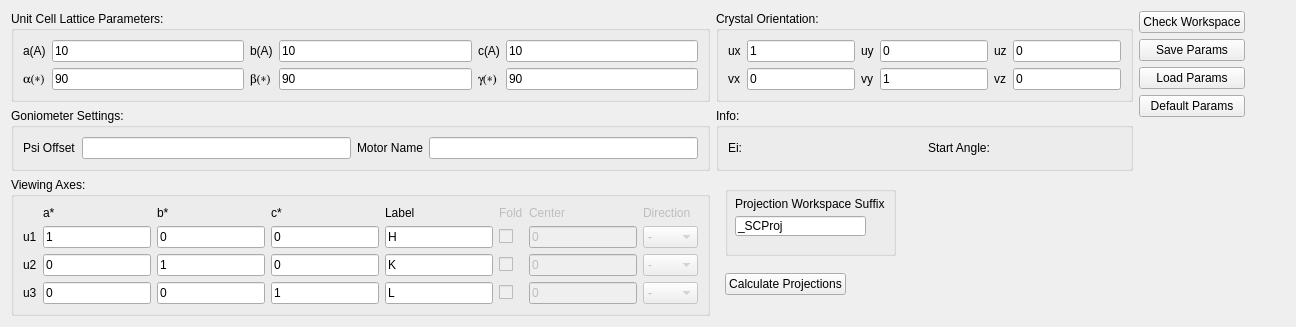
              <widget class="QWidget" name="SingleCrystalTab_3">
               <attribute name="title">
                <string>Single Crystal</string>
               </attribute>
               <layout class="QGridLayout" name="gridLayout_8">
                <item row="0" column="2" rowspan="3">
                 <layout class="QVBoxLayout" name="verticalLayout">
                  <item>
                   <widget class="QPushButton" name="btnSingleCheckWorkspace">
                    <property name="text">
                     <string>Check Workspace</string>
                    </property>
                   </widget>
                  </item>
                  <item>
                   <widget class="QPushButton" name="btnSingleSaveParams">
                    <property name="text">
                     <string>Save Params</string>
                    </property>
                   </widget>
                  </item>
                  <item>
                   <widget class="QPushButton" name="btnSingleLoadParams">
                    <property name="text">
                     <string>Load Params</string>
                    </property>
                   </widget>
                  </item>
                  <item>
                   <widget class="QPushButton" name="btnSingleDefaultParams">
                    <property name="text">
                     <string>Default Params</string>
                    </property>
                   </widget>
                  </item>
                  <item>
                   <spacer name="verticalSpacer_2">
                    <property name="orientation">
                     <enum>Qt::Vertical</enum>
                    </property>
                    <property name="sizeHint" stdset="0">
                     <size>
                      <width>20</width>
                      <height>40</height>
                     </size>
                    </property>
                   </spacer>
                  </item>
                 </layout>
                </item>
                <item row="1" column="3">
                 <spacer name="horizontalSpacer_4">
                  <property name="orientation">
                   <enum>Qt::Horizontal</enum>
                  </property>
                  <property name="sizeHint" stdset="0">
                   <size>
                    <width>40</width>
                    <height>20</height>
                   </size>
                  </property>
                 </spacer>
                </item>
                <item row="2" column="0">
                 <widget class="QGroupBox" name="groupBoxViewingAxes_3">
                  <property name="sizePolicy">
                   <sizepolicy hsizetype="Preferred" vsizetype="Preferred">
                    <horstretch>0</horstretch>
                    <verstretch>0</verstretch>
                   </sizepolicy>
                  </property>
                  <property name="minimumSize">
                   <size>
                    <width>0</width>
                    <height>114</height>
                   </size>
                  </property>
                  <property name="title">
                   <string>Viewing Axes:</string>
                  </property>
                  <layout class="QGridLayout" name="gridLayout_9">
                   <item row="0" column="1">
                    <widget class="QLabel" name="label_218">
                     <property name="text">
                      <string>a*</string>
                     </property>
                    </widget>
                   </item>
                   <item row="0" column="2">
                    <widget class="QLabel" name="label_216">
                     <property name="text">
                      <string>b*</string>
                     </property>
                    </widget>
                   </item>
                   <item row="0" column="3">
                    <widget class="QLabel" name="label_217">
                     <property name="text">
                      <string>c*</string>
                     </property>
                    </widget>
                   </item>
                   <item row="0" column="4">
                    <widget class="QLabel" name="label_219">
                     <property name="text">
                      <string>Label</string>
                     </property>
                    </widget>
                   </item>
                   <item row="0" column="5">
                    <widget class="QLabel" name="label_220">
                     <property name="enabled">
                      <bool>false</bool>
                     </property>
                     <property name="text">
                      <string>Fold</string>
                     </property>
                    </widget>
                   </item>
                   <item row="0" column="6">
                    <widget class="QLabel" name="label_221">
                     <property name="enabled">
                      <bool>false</bool>
                     </property>
                     <property name="text">
                      <string>Center</string>
                     </property>
                    </widget>
                   </item>
                   <item row="0" column="7">
                    <widget class="QLabel" name="label_222">
                     <property name="enabled">
                      <bool>false</bool>
                     </property>
                     <property name="text">
                      <string>Direction</string>
                     </property>
                    </widget>
                   </item>
                   <item row="1" column="0">
                    <widget class="QLabel" name="label_214">
                     <property name="text">
                      <string>u1</string>
                     </property>
                    </widget>
                   </item>
                   <item row="1" column="1">
                    <widget class="QLineEdit" name="lneSingleAU1">
                     <property name="sizePolicy">
                      <sizepolicy hsizetype="Expanding" vsizetype="Preferred">
                       <horstretch>0</horstretch>
                       <verstretch>0</verstretch>
                      </sizepolicy>
                     </property>
                     <property name="text">
                      <string>1</string>
                     </property>
                    </widget>
                   </item>
                   <item row="1" column="2">
                    <widget class="QLineEdit" name="lneSingleBU1">
                     <property name="sizePolicy">
                      <sizepolicy hsizetype="Expanding" vsizetype="Preferred">
                       <horstretch>0</horstretch>
                       <verstretch>0</verstretch>
                      </sizepolicy>
                     </property>
                     <property name="text">
                      <string>0</string>
                     </property>
                    </widget>
                   </item>
                   <item row="1" column="3">
                    <widget class="QLineEdit" name="lneSingleCU1">
                     <property name="sizePolicy">
                      <sizepolicy hsizetype="Expanding" vsizetype="Preferred">
                       <horstretch>0</horstretch>
                       <verstretch>0</verstretch>
                      </sizepolicy>
                     </property>
                     <property name="text">
                      <string>0</string>
                     </property>
                    </widget>
                   </item>
                   <item row="1" column="4">
                    <widget class="QLineEdit" name="lneSingleU1Label">
                     <property name="sizePolicy">
                      <sizepolicy hsizetype="Expanding" vsizetype="Preferred">
                       <horstretch>0</horstretch>
                       <verstretch>0</verstretch>
                      </sizepolicy>
                     </property>
                     <property name="text">
                      <string>H</string>
                     </property>
                    </widget>
                   </item>
                   <item row="1" column="5">
                    <widget class="QCheckBox" name="chkSingleU1Fold">
                     <property name="enabled">
                      <bool>false</bool>
                     </property>
                     <property name="text">
                      <string/>
                     </property>
                     <property name="tristate">
                      <bool>false</bool>
                     </property>
                    </widget>
                   </item>
                   <item row="1" column="6">
                    <widget class="QLineEdit" name="lneSingleU1Center">
                     <property name="enabled">
                      <bool>false</bool>
                     </property>
                     <property name="text">
                      <string>0</string>
                     </property>
                    </widget>
                   </item>
                   <item row="1" column="7">
                    <widget class="QComboBox" name="cmbSingleU1Direction">
                     <property name="enabled">
                      <bool>false</bool>
                     </property>
                     <item>
                      <property name="text">
                       <string>-</string>
                      </property>
                     </item>
                     <item>
                      <property name="text">
                       <string>Auto</string>
                      </property>
                     </item>
                     <item>
                      <property name="text">
                       <string>+</string>
                      </property>
                     </item>
                    </widget>
                   </item>
                   <item row="2" column="0">
                    <widget class="QLabel" name="label_215">
                     <property name="text">
                      <string>u2</string>
                     </property>
                    </widget>
                   </item>
                   <item row="2" column="1">
                    <widget class="QLineEdit" name="lneSingleAU2">
                     <property name="sizePolicy">
                      <sizepolicy hsizetype="Expanding" vsizetype="Preferred">
                       <horstretch>0</horstretch>
                       <verstretch>0</verstretch>
                      </sizepolicy>
                     </property>
                     <property name="text">
                      <string>0</string>
                     </property>
                    </widget>
                   </item>
                   <item row="2" column="2">
                    <widget class="QLineEdit" name="lneSingleBU2">
                     <property name="sizePolicy">
                      <sizepolicy hsizetype="Expanding" vsizetype="Preferred">
                       <horstretch>0</horstretch>
                       <verstretch>0</verstretch>
                      </sizepolicy>
                     </property>
                     <property name="text">
                      <string>1</string>
                     </property>
                    </widget>
                   </item>
                   <item row="2" column="3">
                    <widget class="QLineEdit" name="lneSingleCU2">
                     <property name="sizePolicy">
                      <sizepolicy hsizetype="Expanding" vsizetype="Preferred">
                       <horstretch>0</horstretch>
                       <verstretch>0</verstretch>
                      </sizepolicy>
                     </property>
                     <property name="text">
                      <string>0</string>
                     </property>
                    </widget>
                   </item>
                   <item row="2" column="4">
                    <widget class="QLineEdit" name="lneSingleU2Label">
                     <property name="sizePolicy">
                      <sizepolicy hsizetype="Expanding" vsizetype="Preferred">
                       <horstretch>0</horstretch>
                       <verstretch>0</verstretch>
                      </sizepolicy>
                     </property>
                     <property name="text">
                      <string>K</string>
                     </property>
                    </widget>
                   </item>
                   <item row="2" column="5">
                    <widget class="QCheckBox" name="chkSingleU2Fold">
                     <property name="enabled">
                      <bool>false</bool>
                     </property>
                     <property name="text">
                      <string/>
                     </property>
                    </widget>
                   </item>
                   <item row="2" column="6">
                    <widget class="QLineEdit" name="lneSingleU2Center">
                     <property name="enabled">
                      <bool>false</bool>
                     </property>
                     <property name="text">
                      <string>0</string>
                     </property>
                    </widget>
                   </item>
                   <item row="2" column="7">
                    <widget class="QComboBox" name="cmbSingleU2Direction">
                     <property name="enabled">
                      <bool>false</bool>
                     </property>
                     <item>
                      <property name="text">
                       <string>-</string>
                      </property>
                     </item>
                     <item>
                      <property name="text">
                       <string>Auto</string>
                      </property>
                     </item>
                     <item>
                      <property name="text">
                       <string>+</string>
                      </property>
                     </item>
                    </widget>
                   </item>
                   <item row="3" column="0">
                    <widget class="QLabel" name="label_223">
                     <property name="text">
                      <string>u3</string>
                     </property>
                    </widget>
                   </item>
                   <item row="3" column="1">
                    <widget class="QLineEdit" name="lneSingleAU3">
                     <property name="sizePolicy">
                      <sizepolicy hsizetype="Expanding" vsizetype="Preferred">
                       <horstretch>0</horstretch>
                       <verstretch>0</verstretch>
                      </sizepolicy>
                     </property>
                     <property name="text">
                      <string>0</string>
                     </property>
                    </widget>
                   </item>
                   <item row="3" column="2">
                    <widget class="QLineEdit" name="lneSingleBU3">
                     <property name="sizePolicy">
                      <sizepolicy hsizetype="Expanding" vsizetype="Preferred">
                       <horstretch>0</horstretch>
                       <verstretch>0</verstretch>
                      </sizepolicy>
                     </property>
                     <property name="text">
                      <string>0</string>
                     </property>
                    </widget>
                   </item>
                   <item row="3" column="3">
                    <widget class="QLineEdit" name="lneSingleCU3">
                     <property name="sizePolicy">
                      <sizepolicy hsizetype="Expanding" vsizetype="Preferred">
                       <horstretch>0</horstretch>
                       <verstretch>0</verstretch>
                      </sizepolicy>
                     </property>
                     <property name="text">
                      <string>1</string>
                     </property>
                    </widget>
                   </item>
                   <item row="3" column="4">
                    <widget class="QLineEdit" name="lneSingleU3Label">
                     <property name="sizePolicy">
                      <sizepolicy hsizetype="Expanding" vsizetype="Preferred">
                       <horstretch>0</horstretch>
                       <verstretch>0</verstretch>
                      </sizepolicy>
                     </property>
                     <property name="text">
                      <string>L</string>
                     </property>
                    </widget>
                   </item>
                   <item row="3" column="5">
                    <widget class="QCheckBox" name="chkSingleU3Fold">
                     <property name="enabled">
                      <bool>false</bool>
                     </property>
                     <property name="text">
                      <string/>
                     </property>
                    </widget>
                   </item>
                   <item row="3" column="6">
                    <widget class="QLineEdit" name="lneSingleU3Center">
                     <property name="enabled">
                      <bool>false</bool>
                     </property>
                     <property name="text">
                      <string>0</string>
                     </property>
                    </widget>
                   </item>
                   <item row="3" column="7">
                    <widget class="QComboBox" name="cmbSingleU3Direction">
                     <property name="enabled">
                      <bool>false</bool>
                     </property>
                     <item>
                      <property name="text">
                       <string>-</string>
                      </property>
                     </item>
                     <item>
                      <property name="text">
                       <string>Auto</string>
                      </property>
                     </item>
                     <item>
                      <property name="text">
                       <string>+</string>
                      </property>
                     </item>
                    </widget>
                   </item>
                  </layout>
                 </widget>
                </item>
                <item row="1" column="1">
                 <widget class="QGroupBox" name="groupBox_16">
                  <property name="sizePolicy">
                   <sizepolicy hsizetype="Minimum" vsizetype="MinimumExpanding">
                    <horstretch>0</horstretch>
                    <verstretch>0</verstretch>
                   </sizepolicy>
                  </property>
                  <property name="minimumSize">
                   <size>
                    <width>0</width>
                    <height>0</height>
                   </size>
                  </property>
                  <property name="title">
                   <string>Info:</string>
                  </property>
                  <layout class="QHBoxLayout" name="horizontalLayout_2">
                   <item>
                    <widget class="QLabel" name="lblSingleEi">
                     <property name="text">
                      <string>Ei:</string>
                     </property>
                    </widget>
                   </item>
                   <item>
                    <widget class="QLabel" name="lblSingleStartAngle">
                     <property name="text">
                      <string>Start Angle:</string>
                     </property>
                    </widget>
                   </item>
                  </layout>
                 </widget>
                </item>
                <item row="2" column="1">
                 <widget class="QWidget" name="widget" native="true">
                  <property name="minimumSize">
                   <size>
                    <width>0</width>
                    <height>117</height>
                   </size>
                  </property>
                  <layout class="QGridLayout" name="gridLayout_7">
                   <item row="1" column="1">
                    <spacer name="verticalSpacer_3">
                     <property name="orientation">
                      <enum>Qt::Vertical</enum>
                     </property>
                     <property name="sizeHint" stdset="0">
                      <size>
                       <width>20</width>
                       <height>20</height>
                      </size>
                     </property>
                    </spacer>
                   </item>
                   <item row="1" column="0">
                    <widget class="QPushButton" name="btnSingleCalculateProjections">
                     <property name="text">
                      <string>Calculate Projections</string>
                     </property>
                    </widget>
                   </item>
                   <item row="0" column="0" colspan="2">
                    <widget class="QGroupBox" name="groupBox_14">
                     <property name="minimumSize">
                      <size>
                       <width>171</width>
                       <height>70</height>
                      </size>
                     </property>
                     <property name="title">
                      <string/>
                     </property>
                     <widget class="QLineEdit" name="lneSingleWorkspacePrefix">
                      <property name="geometry">
                       <rect>
                        <x>10</x>
                        <y>30</y>
                        <width>131</width>
                        <height>20</height>
                       </rect>
                      </property>
                      <property name="text">
                       <string>_SCProj</string>
                      </property>
                     </widget>
                     <widget class="QLabel" name="label_233">
                      <property name="geometry">
                       <rect>
                        <x>10</x>
                        <y>10</y>
                        <width>171</width>
                        <height>16</height>
                       </rect>
                      </property>
                      <property name="text">
                       <string>Projection Workspace Suffix</string>
                      </property>
                     </widget>
                    </widget>
                   </item>
                   <item row="0" column="2">
                    <spacer name="horizontalSpacer_5">
                     <property name="orientation">
                      <enum>Qt::Horizontal</enum>
                     </property>
                     <property name="sizeHint" stdset="0">
                      <size>
                       <width>37</width>
                       <height>20</height>
                      </size>
                     </property>
                    </spacer>
                   </item>
                  </layout>
                 </widget>
                </item>
                <item row="0" column="0">
                 <widget class="QGroupBox" name="groupBoxSCUnitCellLatticeParams_3">
                  <property name="title">
                   <string>Unit Cell Lattice Parameters:</string>
                  </property>
                  <layout class="QGridLayout" name="gridLayout_4">
                   <item row="0" column="0">
                    <widget class="QLabel" name="label_224">
                     <property name="text">
                      <string>a(A)</string>
                     </property>
                    </widget>
                   </item>
                   <item row="0" column="1">
                    <widget class="QLineEdit" name="lneSingleA">
                     <property name="text">
                      <string>10</string>
                     </property>
                    </widget>
                   </item>
                   <item row="0" column="2">
                    <widget class="QLabel" name="label_225">
                     <property name="text">
                      <string>b(A)</string>
                     </property>
                    </widget>
                   </item>
                   <item row="0" column="3">
                    <widget class="QLineEdit" name="lneSingleB">
                     <property name="text">
                      <string>10</string>
                     </property>
                    </widget>
                   </item>
                   <item row="0" column="4">
                    <widget class="QLabel" name="label_226">
                     <property name="text">
                      <string>c(A)</string>
                     </property>
                    </widget>
                   </item>
                   <item row="0" column="5">
                    <widget class="QLineEdit" name="lneSingleC">
                     <property name="text">
                      <string>10</string>
                     </property>
                    </widget>
                   </item>
                   <item row="1" column="0">
                    <widget class="QLabel" name="labelSCUCalpha_2">
                     <property name="font">
                      <font>
                       <family>Symbol</family>
                      </font>
                     </property>
                     <property name="text">
                      <string>a(*)</string>
                     </property>
                    </widget>
                   </item>
                   <item row="1" column="1">
                    <widget class="QLineEdit" name="lneSingleAlpha">
                     <property name="text">
                      <string>90</string>
                     </property>
                    </widget>
                   </item>
                   <item row="1" column="2">
                    <widget class="QLabel" name="labelSCUCbeta_2">
                     <property name="font">
                      <font>
                       <family>Symbol</family>
                      </font>
                     </property>
                     <property name="text">
                      <string>b(*)</string>
                     </property>
                    </widget>
                   </item>
                   <item row="1" column="3">
                    <widget class="QLineEdit" name="lneSingleBeta">
                     <property name="text">
                      <string>90</string>
                     </property>
                    </widget>
                   </item>
                   <item row="1" column="4">
                    <widget class="QLabel" name="labelSCUCgamma_2">
                     <property name="font">
                      <font>
                       <family>Symbol</family>
                      </font>
                     </property>
                     <property name="text">
                      <string>g(*)</string>
                     </property>
                    </widget>
                   </item>
                   <item row="1" column="5">
                    <widget class="QLineEdit" name="lneSingleGamma">
                     <property name="text">
                      <string>90</string>
                     </property>
                    </widget>
                   </item>
                  </layout>
                 </widget>
                </item>
                <item row="0" column="1">
                 <widget class="QGroupBox" name="groupBoxSCCrystalOrientation_3">
                  <property name="title">
                   <string>Crystal Orientation:</string>
                  </property>
                  <layout class="QGridLayout" name="gridLayout_5">
                   <item row="0" column="0">
                    <widget class="QLabel" name="label_227">
                     <property name="text">
                      <string>ux</string>
                     </property>
                    </widget>
                   </item>
                   <item row="1" column="5">
                    <widget class="QLineEdit" name="lneSingleVz">
                     <property name="text">
                      <string>0</string>
                     </property>
                    </widget>
                   </item>
                   <item row="0" column="5">
                    <widget class="QLineEdit" name="lneSingleUz1">
                     <property name="text">
                      <string>0</string>
                     </property>
                    </widget>
                   </item>
                   <item row="0" column="4">
                    <widget class="QLabel" name="label_229">
                     <property name="text">
                      <string>uz</string>
                     </property>
                    </widget>
                   </item>
                   <item row="1" column="4">
                    <widget class="QLabel" name="label_232">
                     <property name="text">
                      <string>vz</string>
                     </property>
                    </widget>
                   </item>
                   <item row="1" column="3">
                    <widget class="QLineEdit" name="lneSingleVy">
                     <property name="text">
                      <string>1</string>
                     </property>
                    </widget>
                   </item>
                   <item row="1" column="2">
                    <widget class="QLabel" name="label_231">
                     <property name="text">
                      <string>vy</string>
                     </property>
                    </widget>
                   </item>
                   <item row="0" column="2">
                    <widget class="QLabel" name="label_228">
                     <property name="text">
                      <string>uy</string>
                     </property>
                    </widget>
                   </item>
                   <item row="0" column="3">
                    <widget class="QLineEdit" name="lneSingleUy1">
                     <property name="text">
                      <string>0</string>
                     </property>
                    </widget>
                   </item>
                   <item row="1" column="1">
                    <widget class="QLineEdit" name="lneSingleVx">
                     <property name="text">
                      <string>0</string>
                     </property>
                    </widget>
                   </item>
                   <item row="1" column="0">
                    <widget class="QLabel" name="label_230">
                     <property name="text">
                      <string>vx</string>
                     </property>
                    </widget>
                   </item>
                   <item row="0" column="1">
                    <widget class="QLineEdit" name="lneSingleUx1">
                     <property name="text">
                      <string>1</string>
                     </property>
                    </widget>
                   </item>
                  </layout>
                 </widget>
                </item>
                <item row="1" column="0">
                 <widget class="QGroupBox" name="groupBox_15">
                  <property name="font">
                   <font>
                    <weight>50</weight>
                    <bold>false</bold>
                   </font>
                  </property>
                  <property name="title">
                   <string>Goniometer Settings:</string>
                  </property>
                  <layout class="QGridLayout" name="gridLayout_6">
                   <item row="0" column="0">
                    <widget class="QLabel" name="label_234">
                     <property name="text">
                      <string>Psi Offset</string>
                     </property>
                    </widget>
                   </item>
                   <item row="0" column="1">
                    <widget class="QLineEdit" name="lneSinglePsiOffset">
                     <property name="text">
                      <string/>
                     </property>
                    </widget>
                   </item>
                   <item row="0" column="2">
                    <widget class="QLabel" name="label_235">
                     <property name="text">
                      <string>Motor Name</string>
                     </property>
                    </widget>
                   </item>
                   <item row="0" column="3">
                    <widget class="QLineEdit" name="lneSingleMotorname">
                     <property name="text">
                      <string/>
                     </property>
                    </widget>
                   </item>
                  </layout>
                 </widget>
                </item>
               </layout>
              </widget>
